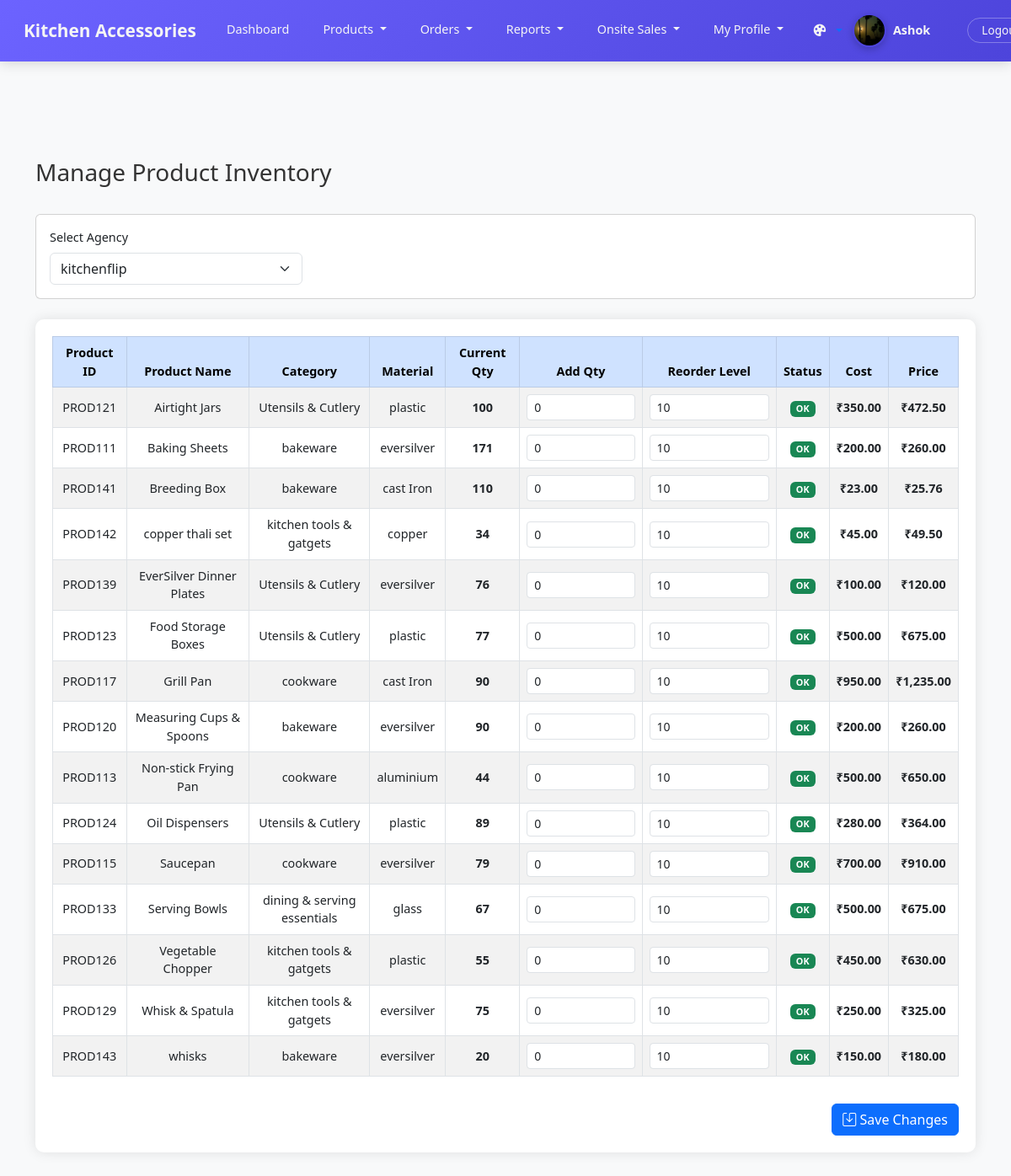
The app's page /admin/reorder_products.php (signed in) with its own data.
### tables this page shows
CREATE TABLE `users` (
  `id` int(11) NOT NULL,
  `username` varchar(50) NOT NULL,
  `email` varchar(100) NOT NULL,
  `phone` varchar(20) NOT NULL,
  `address_line1` varchar(255) NOT NULL,
  `city` varchar(100) NOT NULL,
  `state` varchar(100) NOT NULL,
  `postal_code` varchar(20) NOT NULL,
  `user_type` enum('user','admin') NOT NULL,
  `password` varchar(255) NOT NULL,
  `profile_image` varchar(255) NOT NULL,
  `created_at` timestamp NOT NULL DEFAULT current_timestamp(),
  `theme_preference` varchar(10) DEFAULT 'light',
  `color_scheme` varchar(10) DEFAULT 'default',
  `font_size` varchar(10) DEFAULT 'medium',
  `auto_logout` int(11) DEFAULT 30,
  `theme` varchar(10) DEFAULT 'light',
  `primary_color` varchar(7) DEFAULT '#5D3FD3',
  `secondary_color` varchar(7) DEFAULT '#f39c12',
  `font_color` varchar(7) DEFAULT '#333333',
  `auto_logout_time` int(11) DEFAULT 1800
);

CREATE TABLE `products` (
  `id` int(11) NOT NULL,
  `product_id` varchar(20) NOT NULL,
  `product_name` varchar(255) NOT NULL,
  `product_quantity` int(11) NOT NULL,
  `reorder_level` int(11) DEFAULT 10,
  `barcode_path` varchar(255) DEFAULT NULL,
  `product_price` decimal(10,2) NOT NULL,
  `agency_id` int(11) NOT NULL,
  `profit_percent` decimal(5,2) NOT NULL,
  `selling_price` decimal(10,2) NOT NULL,
  `product_image` varchar(255) DEFAULT NULL,
  `material` varchar(100) NOT NULL,
  `product_category` varchar(100) NOT NULL,
  `is_visible` tinyint(1) DEFAULT 1,
  `created_at` timestamp NOT NULL DEFAULT current_timestamp(),
  `updated_at` timestamp NULL DEFAULT NULL ON UPDATE current_timestamp(),
  `status` varchar(20) DEFAULT 'active'
);

### admin/reorder_products.php (the view, shortened to what this page needs)
<?php
include '../config.php';
$agencies = [];
$agency_result = $conn->query("SELECT id, agency_name FROM agencies ORDER BY agency_name");
if ($agency_result->num_rows > 0) {
    while ($row = $agency_result->fetch_assoc()) {
        $agencies[] = $row;
    }
}
$selected_agency_id = isset($_GET['agency_id']) ? intval($_GET['agency_id']) : (count($agencies) > 0 ? $agencies[0]['id'] : 0);
$products = [];
if ($selected_agency_id > 0) {
    $query = "SELECT id, product_id, product_name, product_quantity,
                     COALESCE(reorder_level, 10) as reorder_level,
                     product_price, selling_price, material, product_category
              FROM products
              WHERE agency_id = ? AND is_visible = 1";
    $query .= " ORDER BY product_name";
    $stmt = $conn->prepare($query);
    $stmt->bind_param("i", $selected_agency_id);
    $stmt->execute();
    $result = $stmt->get_result();
    if ($result->num_rows > 0) {
        while ($row = $result->fetch_assoc()) {
            $products[] = $row;
        }
    }
}
?>
<!DOCTYPE html>
<html lang="en">
<head>
    <link href="https://cdn.jsdelivr.net/npm/bootstrap@5.3.0/dist/css/bootstrap.min.css" rel="stylesheet">
    <link href="https://cdn.jsdelivr.net/npm/bootstrap-icons@1.10.3/font/bootstrap-icons.css" rel="stylesheet">
</head>
<body>
<?php include "navbar.php"; ?>
    <div class="container py-5">
        <div class="d-flex justify-content-between align-items-center mb-4">
            <h1 class="h3">Manage Product Inventory</h1>
        </div>
        <div class="card mb-4">
            <div class="card-body">
                <form method="get" class="row g-3 align-items-end">
                    <div class="col-md-6">
                        <label for="agency_id" class="form-label">Select Agency</label>
                        <select class="form-select agency-selector" id="agency_id" name="agency_id" onchange="this.form.submit()">
                            <?php foreach ($agencies as $agency): ?>
                                <option value="<?= htmlspecialchars($agency['id']) ?>" <?= $selected_agency_id == $agency['id'] ? 'selected' : '' ?>>
                                    <?= htmlspecialchars($agency['agency_name']) ?>
                                </option>
                            <?php endforeach; ?>
                        </select>
                    </div>
                </form>
            </div>
        </div>
        <?php if ($selected_agency_id > 0): ?>
            <div class="table-container">
                <form method="post" action="reorder_products.php" id="updateProductsForm">
                    <div class="table-responsive">
                    <table class="table table-striped table-hover table-bordered text-center align-middle">
                    <thead class="table-primary" style="color: black;">
    <tr>
        <th>Product ID</th>
        <th>Product Name</th>
        <th>Category</th>
        <th>Material</th>
        <th>Current Qty</th>
        <th>Add Qty</th>
        <th>Reorder Level</th>
        <th>Status</th>
        <th>Cost</th>
        <th>Price</th>
    </tr>
</thead>
                            <tbody>
                                <?php foreach ($products as $product):
                                    $is_low_stock = $product['product_quantity'] <= $product['reorder_level'];
                                    $is_critical = $product['product_quantity'] <= ($product['reorder_level'] / 2);
                                    $row_class = '';
                                    $badge_class = '';
                                    $status_text = '';
                                    if ($is_critical) {
                                        $row_class = 'critical-stock';
                                        $badge_class = 'badge-critical-stock';
                                        $status_text = 'Critical';
                                    } elseif ($is_low_stock) {
                                        $row_class = 'low-stock';
                                        $badge_class = 'badge-low-stock';
                                        $status_text = 'Low';
                                    } else {
                                        $status_text = 'OK';
                                        $badge_class = 'bg-success';
                                    }
                                ?>
                                    <tr class="<?= $row_class ?>">
                                        <td><?= htmlspecialchars($product['product_id']) ?></td>
                                        <td><?= htmlspecialchars($product['product_name']) ?></td>
                                        <td><?= htmlspecialchars($product['product_category']) ?></td>
                                        <td><?= htmlspecialchars($product['material']) ?></td>
                                        <td class="current-qty"><?= htmlspecialchars($product['product_quantity']) ?></td>
                                        <td>
                                            <input type="number" name="products[<?= $product['id'] ?>][qty_to_add]"
                                                   value="0"
                                                   min="0" class="form-control form-control-sm quantity-input editable-field">
                                        </td>
                                        <td>
                                            <input type="number" name="products[<?= $product['id'] ?>][reorder_level]"
                                                   value="<?= htmlspecialchars($product['reorder_level']) ?>"
                                                   min="0" class="form-control form-control-sm reorder-input editable-field">
                                        </td>
                                        <td>
                                            <span class="badge <?= $badge_class ?>"><?= $status_text ?></span>
                                        </td>
                                        <td class="cost-price">₹<?= number_format($product['product_price'], 2) ?></td>
                                        <td class="selling-price">₹<?= number_format($product['selling_price'], 2) ?></td>
                                    </tr>
                                <?php endforeach; ?>
                            </tbody>
                        </table>
                    </div>
                    <?php if (!empty($products)): ?>
                        <div class="d-grid gap-2 d-md-flex justify-content-md-end mt-3">
                            <button type="submit" name="update_products" class="btn btn-primary">
                                <i class="bi bi-save"></i> Save Changes
                            </button>
                        </div>
                    <?php else: ?>
                        <div class="alert alert-info">No products found for this agency.</div>
                    <?php endif; ?>
                </form>
            </div>
        <?php else: ?>
            <div class="alert alert-warning">No agencies found. Please add agencies first.</div>
        <?php endif; ?>
    </div>
</body>
</html>

### admin/navbar.php (shortened to what this page needs)
<?php
require_once '../config.php';
$username = 'Admin';
$profile_image = "../uploads/profilephoto/default-avatar.png";
$theme_preference = 'light';
$color_scheme = 'default';
$font_size = 'medium';
try {
    if (isset($conn)) {
        if ($conn && $conn->ping()) {
            $user_id = $_SESSION['user_id'];
            $stmt = $conn->prepare("SELECT username, profile_image, theme_preference, color_scheme, font_size, auto_logout FROM users WHERE id = ?");
            if ($stmt) {
                $stmt->bind_param("i", $user_id);
                $stmt->execute();
                $result = $stmt->get_result();
                if ($result && $result->num_rows > 0) {
                    $user = $result->fetch_assoc();
                    $username = htmlspecialchars($user['username'] ?? 'Admin');
                    if (!empty($user['profile_image'])) {
                        $img_path = strpos($user['profile_image'], 'uploads/profilephoto/') !== false
                            ? "../" . $user['profile_image']
                            : "../uploads/profilephoto/" . $user['profile_image'];
                        if (file_exists($img_path)) {
                            $profile_image = $img_path;
                        }
                    }
                    $theme_preference = $user['theme_preference'] ?? 'light';
                    $color_scheme = $user['color_scheme'] ?? 'default';
                    $font_size = $user['font_size'] ?? 'medium';
                }
            }
        }
    }
} catch (Exception $e) {
    error_log("Navbar database error: " . $e->getMessage());
}
$body_class = "theme-{$theme_preference} color-{$color_scheme} font-{$font_size}";
?>
<!DOCTYPE html>
<html lang="en">
<head>
    <link href="https://cdn.jsdelivr.net/npm/bootstrap@5.3.0-alpha1/dist/css/bootstrap.min.css" rel="stylesheet">
    <link rel="stylesheet" href="https://cdn.jsdelivr.net/npm/bootstrap-icons@1.11.0/font/bootstrap-icons.css">
</head>
<body class="<?php echo $body_class; ?>">
    <header class="admin-header fixed-top">
        <nav class="navbar navbar-expand-lg">
            <div class="container-fluid">
                <a class="navbar-brand" href="admin_dashboard.php">
                    Kitchen Accessories
                </a>
                <div class="collapse navbar-collapse" id="adminNavbar">
                    <ul class="navbar-nav me-auto mb-2 mb-lg-0">
                        <li class="nav-item">
                            <a class="nav-link" href="admin_dashboard.php">
                                Dashboard
                            </a>
                        </li>
                        <li class="nav-item dropdown">
                            <a class="nav-link dropdown-toggle" href="#" role="button" data-bs-toggle="dropdown" aria-expanded="false">
                                Products
                            </a>
                        </li>
                        <li class="nav-item dropdown">
                            <a class="nav-link dropdown-toggle" href="#" role="button" data-bs-toggle="dropdown" aria-expanded="false">
                                Orders
                            </a>
                        </li>
                        <li class="nav-item dropdown">
                            <a class="nav-link dropdown-toggle" href="#" role="button" data-bs-toggle="dropdown" aria-expanded="false">
                                Reports
                            </a>
                        </li>
                        <li class="nav-item dropdown">
                            <a class="nav-link dropdown-toggle" href="#" role="button" data-bs-toggle="dropdown" aria-expanded="false">
                                Onsite Sales
                            </a>
                        </li>
                        <li class="nav-item dropdown">
                            <a class="nav-link dropdown-toggle" href="#" role="button" data-bs-toggle="dropdown" aria-expanded="false">
                                My Profile
                            </a>
                        </li>
                    </ul>
                    <div class="user-profile d-flex align-items-center">
                        <div class="dropdown">
                            <a href="#" class="d-flex align-items-center text-decoration-none dropdown-toggle" id="themeDropdown" data-bs-toggle="dropdown" aria-expanded="false">
                                <i class="bi bi-palette-fill me-2" style="color: var(--light-color);"></i>
                            </a>
                        </div>
                        <a href="myprofile.php" class="d-flex align-items-center text-decoration-none">
                            <img src="<?php echo $profile_image; ?>"
                                 alt="Profile"
                                 class="profile-image"
                                 onerror="this.src='../uploads/profilephoto/default-avatar.png'">
                            <span class="username ms-2"><?php echo $username; ?></span>
                        </a>
                        <form method="post" action="" class="ms-3">
                            <button type="submit" name="logout" class="logout-btn">
                                Logout
                            </button>
                        </form>
                    </div>
                </div>
            </div>
        </nav>
    </header>
    <main>
    </main>
</body>
</html>

### admin/reorder_products.php (style rules this page uses)
body { background-color: #f8f9fa; }
.table-container { background-color: white; border-radius: 10px; box-shadow: 0 0 15px rgba(0,0,0,0.1); padding: 20px; margin-top: 20px; }
.table th { background-color: #343a40; color: white; }
.agency-selector { max-width: 300px; }
.selling-price { color: #dc3545; font-weight: bold; }
.cost-price { color: #28a745; font-weight: bold; }
.quantity-input, .reorder-input { width: 80px; }
.editable-field { background-color: #e9ecef; border: 1px solid #ced4da; }
.table td { vertical-align: middle; }
.current-qty { font-weight: bold; }

### admin/navbar.php (style rules this page uses)
:root { --primary-color: #6c63ff; --secondary-color: #4d44db; --dark-color: #222831; --light-color: #f5f5f5; --accent: #8A65FF; --accent-light: #A98FFF; --text-light: #f5f5f5; --text-dark: #222831; --bg-color: #f8f9fa; --card-bg: #ffffff; --text-color: #333333; --border-color: #dee2e6; }
.font-small { font-size: 0.9rem; }
body { margin: 0; font-family: 'Segoe UI', system-ui, -apple-system, sans-serif; background-color: var(--bg-color); color: var(--text-color); transition: background-color 0.3s, color 0.3s; }
.admin-header { background: linear-gradient(135deg, var(--primary-color) 0%, var(--secondary-color) 100%); box-shadow: 0 2px 15px rgba(0,0,0,0.15); padding: 0; }
.navbar-brand { font-weight: 700; color: var(--light-color) !important; font-size: 1.3rem; padding-left: 1rem; }
.nav-item { position: relative; }
.nav-link { color: var(--light-color) !important; font-weight: 500; padding: 1rem 1.25rem !important; border-bottom: 3px solid transparent; transition: all 0.3s ease; }
.user-profile { display: flex; align-items: center; gap: 0.75rem; padding: 0 1rem; }
.profile-image { width: 40px; height: 40px; border-radius: 50%; object-fit: cover; border: 2px solid var(--secondary-color); box-shadow: 0 3px 8px rgba(0,0,0,0.2); transition: all 0.3s ease; }
.username { font-weight: 600; color: var(--light-color); margin-right: 1rem; }
.logout-btn { background: none; border: 1px solid rgba(255,255,255,0.3); color: var(--light-color); border-radius: 20px; padding: 0.25rem 1rem; font-size: 0.85rem; transition: all 0.3s ease; font-weight: 500; }
main { margin-top: 76px; padding: 2rem; transition: all 0.3s ease; background-color: var(--bg-color); color: var(--text-color); }

### records on screen
users: profile_image (picture), username "Ashok"
products: product "PROD121", product_name "Airtight Jars", product_category "Utensils & Cutlery", material "plastic", product_quantity "100", reorder_level "10", status_text "OK", product_price "350.00", selling_price "472.50"
products: product "PROD111", product_name "Baking Sheets", product_category "bakeware", material "eversilver", product_quantity "171", reorder_level "10", status_text "OK", product_price "200.00", selling_price "260.00"
products: product "PROD141", product_name "Breeding Box", product_category "bakeware", material "cast Iron", product_quantity "110", reorder_level "10", status_text "OK", product_price "23.00", selling_price "25.76"
products: product "PROD142", product_name "copper thali set", product_category "kitchen tools & gatgets", material "copper", product_quantity "34", reorder_level "10", status_text "OK", product_price "45.00", selling_price "49.50"
products: product "PROD139", product_name "EverSilver Dinner Plates", product_category "Utensils & Cutlery", material "eversilver", product_quantity "76", reorder_level "10", status_text "OK", product_price "100.00", selling_price "120.00"
products: product "PROD123", product_name "Food Storage Boxes", product_category "Utensils & Cutlery", material "plastic", product_quantity "77", reorder_level "10", status_text "OK", product_price "500.00", selling_price "675.00"
products: product "PROD117", product_name "Grill Pan", product_category "cookware", material "cast Iron", product_quantity "90", reorder_level "10", status_text "OK", product_price "950.00", selling_price "1,235.00"
products: product "PROD120", product_name "Measuring Cups & Spoons", product_category "bakeware", material "eversilver", product_quantity "90", reorder_level "10", status_text "OK", product_price "200.00", selling_price "260.00"
products: product "PROD113", product_name "Non-stick Frying Pan", product_category "cookware", material "aluminium", product_quantity "44", reorder_level "10", status_text "OK", product_price "500.00", selling_price "650.00"
products: product "PROD124", product_name "Oil Dispensers", product_category "Utensils & Cutlery", material "plastic", product_quantity "89", reorder_level "10", status_text "OK", product_price "280.00", selling_price "364.00"
products: product "PROD115", product_name "Saucepan", product_category "cookware", material "eversilver", product_quantity "79", reorder_level "10", status_text "OK", product_price "700.00", selling_price "910.00"
products: product "PROD133", product_name "Serving Bowls", product_category "dining & serving essentials", material "glass", product_quantity "67", reorder_level "10", status_text "OK", product_price "500.00", selling_price "675.00"
products: product "PROD126", product_name "Vegetable Chopper", product_category "kitchen tools & gatgets", material "plastic", product_quantity "55", reorder_level "10", status_text "OK", product_price "450.00", selling_price "630.00"
products: product "PROD129", product_name "Whisk & Spatula", product_category "kitchen tools & gatgets", material "eversilver", product_quantity "75", reorder_level "10", status_text "OK", product_price "250.00", selling_price "325.00"
products: product "PROD143", product_name "whisks", product_category "bakeware", material "eversilver", product_quantity "20", reorder_level "10", status_text "OK", product_price "150.00", selling_price "180.00"

### other values on screen
form field agency_id "kitchenflip"
